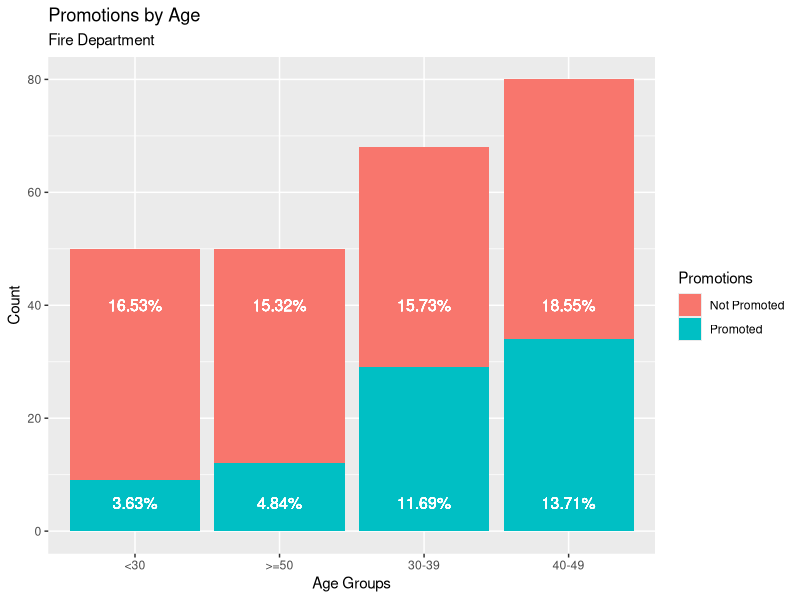
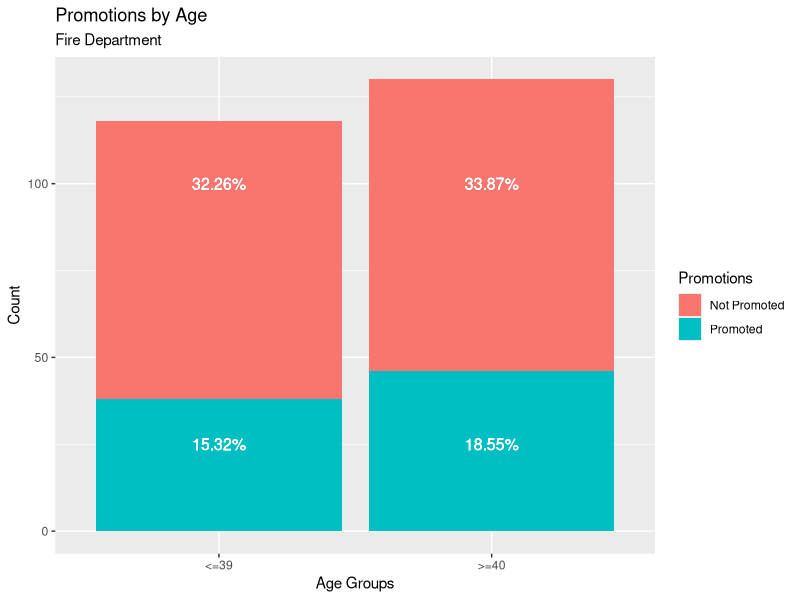

Recreate these plots in R, in order.
## ---- chunk 1
library(tidyverse)
library(gmodels)
library(formattable)
## ---- chunk 2
# create contingency matrix table 
age_matrix <- matrix(c(9, 29, 34, 12,
                       41, 39, 46, 38),
                     nrow = 2, ncol = 4, byrow = T,
                     dimnames = list(c("Promoted", "Not Promoted"),
                                     c("<30", "30-39", "40-49", ">=50")))

age_table <- as.data.frame.matrix(age_matrix)
format_table(age_table)

# Chi-square test
chisq.test(age_matrix)

# Visualization of Age Descrimination
long_age_table <- age_table %>% 
  rownames_to_column() %>% 
  gather(Column, Value, -rowname)

long_age_table

gg_age_table <- long_age_table %>% 
  ggplot(aes(x = Column, y = Value, fill = rowname))+
  geom_bar(stat = "identity")

# get percentages
long_age_table %>% 
  mutate(x_percent = (long_age_table$Value) / sum(long_age_table$Value))
long_age_table

## ---- chunk 3
# library(gsheet)
# # data
# data <- as_tibble(gsheet2tbl("https://docs.google.com/spreadsheets/d/1H3TP-2SBMGleriJLESOe1cdCjtSj2F76bUh5iBqC8tI/edit#gid=2142000894"))
# 
# CrossTable(long_age_table$rowname, long_age_table$Column,
#            prop.chisq = FALSE,
#            prop.r = FALSE,
#            prop.t = FALSE,
#            chisq = TRUE)
## ---- chunk 4
# create contingency matrix table 
age_matrix_2 <- matrix(c(38, 46,
                       80, 84),
                     nrow = 2, ncol = 2, byrow = T,
                     dimnames = list(c("Promoted", "Not Promoted"),
                                     c("<=39", ">=40")))
age_table_2 <- as.data.frame.matrix(age_matrix_2)
format_table(age_table_2)

# Chi-square test
chisq.test(age_matrix_2)

# Visualization of Age Descrimination
long_age_table_2 <- age_table_2 %>% 
  rownames_to_column() %>% 
  gather(Column, Value, -rowname)

long_age_table_2

gg_age_table_2 <- long_age_table_2 %>% 
  ggplot(aes(x = Column, y = Value, fill = rowname))+
  geom_bar(stat = "identity")
## ---- chunk 5
# get percentages
percent_age_table <- long_age_table %>% 
  mutate(x_percent = (long_age_table$Value) / sum(long_age_table$Value)) %>% 
  mutate(x_percent = round(x_percent * 100, 2))

# ggplot
gg_age_table+
  labs(title = "Promotions by Age",
       subtitle = "Fire Department",
       fill = "Promotions",
       x = "Age Groups",
       y = "Count")+
  geom_text(label = "3.63%", x = 1, y = 5, size = 4, colour = "white")+
  geom_text(label = "16.53%", x = 1, y = 40, size = 4, colour = "white")+
  geom_text(label = "4.84%", x = 2, y = 5, size = 4, colour = "white")+
  geom_text(label = "15.32%", x = 2, y = 40, size = 4, colour = "white")+
  geom_text(label = "11.69%", x = 3, y = 5, size = 4, colour = "white")+
  geom_text(label = "15.73%", x = 3, y = 40, size = 4, colour = "white")+
  geom_text(label = "13.71%", x = 4, y = 5, size = 4, colour = "white")+
  geom_text(label = "18.55%", x = 4, y = 40, size = 4, colour = "white")
  
## ---- chunk 6
# get percentages
percent_age_table_2 <- long_age_table_2 %>% 
  mutate(x_percent = (long_age_table_2$Value) / sum(long_age_table_2$Value)) %>% 
  mutate(x_percent = round(x_percent * 100, 2))

percent_age_table_2
# ggplot
gg_age_table_2+
  labs(title = "Promotions by Age",
       subtitle = "Fire Department",
       fill = "Promotions")+
  xlab("Age Groups")+
  ylab("Count")+
  geom_text(label = "15.32%", x = 1, y = 25, size = 4, colour = "white")+
  geom_text(label = "32.26%", x = 1, y = 100, size = 4, colour = "white")+
  geom_text(label = "18.55%", x = 2, y = 25, size = 4, colour = "white")+
  geom_text(label = "33.87%", x = 2, y = 100, size = 4, colour = "white")
## ---- chunk 7
warranty <- matrix(c(21,15, 4,10), nrow = 2, ncol = 2, byrow = TRUE,
               dimnames = list(c("No_purchase", "Yes_purchase"),
                               c("No_Warranty", "Yes_warranty")))
warranty

# fisher Test
fisher.test(warranty)
